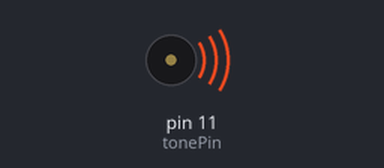
Simulated run of this sketch. Board: Arduino Nano, built with avr-gcc and run on an emulated ATmega328P. On the bench: buzzer (waves = sounding).

Above: at 0.1 s.
Timing chart, 0 to 40.0 s (numbered marks = the images above):
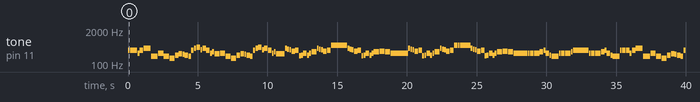

Measured:
- by itself, tone on pin 11 (tonePin): plays 330 Hz for 0.13 s, 330 Hz for 0.25 s, 330 Hz for 0.25 s, 262 Hz for 0.13 s, 330 Hz for 0.25 s, 392 Hz for 0.50 s … (147 notes in this stretch)

The sketch:

mario.ino
```cpp
#define B0  31
#define C1  33
#define CS1 35
#define D1  37
#define DS1 39
#define E1  41
#define F1  44
#define FS1 46
#define G1  49
#define GS1 52
#define A1  55
#define AS1 58
#define B1  62
#define C2  65
#define CS2 69
#define D2  73
#define DS2 78
#define E2  82
#define F2  87
#define FS2 93
#define G2  98
#define GS2 104
#define A2  110
#define AS2 117
#define B2  123
#define C3  131
#define CS3 139
#define D3  147
#define DS3 156
#define E3  165
#define F3  175
#define FS3 185
#define G3  196
#define GS3 208
#define A3  220
#define AS3 233
#define B3  247
#define C4  262
#define CS4 277
#define D4  294
#define DS4 311
#define E4  330
#define F4  349
#define FS4 370
#define G4  392
#define GS4 415
#define A4  440
#define AS4 466
#define B4  494
#define C5  523
#define CS5 554
#define D5  587
#define DS5 622
#define E5  659
#define F5  698
#define FS5 740
#define G5  784
#define GS5 831
#define A5  880
#define AS5 932
#define B5  988
#define C6  1047
#define CS6 1109
#define D6  1175
#define DS6 1245
#define E6  1319
#define F6  1397
#define FS6 1480
#define G6  1568
#define GS6 1661
#define A6  1760
#define AS6 1865
#define B6  1976
#define C7  2093
#define CS7 2217
#define D7  2349
#define DS7 2489
#define E7  2637
#define F7  2794
#define FS7 2960
#define G7  3136
#define GS7 3322
#define A7  3520
#define AS7 3729
#define B7  3951
#define C8  4186
#define CS8 4435
#define D8  4699
#define DS8 4978
int tonePin = 11;
int tones[] = {E4,E4,E4,C4,E4,G4,G3,C4,G3,E3,A3,B3,AS3,A3,G3,E4,G4,A4,F4,G4,E4,C4,D4,B3,C4,G3,E3,A3,B3,AS3,A3,G3,E4,G4,A4,F4,G4,E4,C4,D4,B3,G4,FS4,F4,DS4,E4,GS3,A3,C4,A3,C4,D4,G4,FS4,F4,DS4,E4,C5,C5,C5,G4,FS4,F4,DS4,E4,GS3,A3,C4,A3,C4,D4,DS4,D4,C4,G4,FS4,F4,DS4,E4,GS3,A3,C4,A3,C4,D4,G4,FS4,F4,DS4,E4,C5,C5,C5,G4,FS4,F4,DS4,E4,GS3,A3,C4,A3,C4,D4,DS4,D4,C4,C4,C4,C4,C4,D4,E4,C4,A3,G3,C4,C4,C4,C4,D4,E4,C4,C4,C4,C4,D4,E4,C4,A3,G3,E4,E4,E4,C4,E4,G4,G3,C4,G3,E3,A3,B3,AS3,A3,G3,E4,G4,A4,F4,G4,E4,C4,D4,B3,C4,G3,E3,A3,B3,AS3,A3,G3,E4,G4,A4,F4,G4,E4,C4,D4,B3,E4,C4,G3,GS3,A3,F4,F4,A3,B3,A4,A4,A4,G4,F4,E4,C4,A3,G3,E4,C4,G3,GS3,A3,F4,F4,A3,B3,F4,F4,F4,E4,D4,G3,E3,E3,C3,E4,C4,G3,GS3,A3,F4,F4,A3,B3,A4,A4,A4,G4,F4,E4,C4,A3,G3,E4,C4,G3,GS3,A3,F4,F4,A3,B3,F4,F4,F4,E4,D4,G3,E3,E3,C3,C4,C4,C4,C4,D4,E4,C4,A3,G3,C4,C4,C4,C4,D4,E4,E5,G5,E6,C6,D6,G6,C4,C4,C4,C4,D4,E4,C4,A3,G3,E4,E4,E4,C4,E4,G4,G3,E4,C4,G3,GS3,A3,F4,F4,A3,B3,A4,A4,A4,G4,F4,E4,C4,A3,G3,E4,C4,G3,GS3,A3,F4,F4,A3,B3,F4,F4,F4,E4,D4,G3,E3,E3,C3,E4,C4,G3,GS3,A3,F4,F4,A3,B3,A4,A4,A4,G4,F4,E4,C4,A3,G3,E4,C4,G3,GS3,A3,F4,F4,A3,B3,F4,F4,F4,E4,D4,G3,E3,E3,C3,C4,G3,E3,F3,B3,A3,F3,AS3,GS3,E3,D3,E3};
int delays[] = {125,250,250,125,250,500,500,375,375,375,250,250,125,250,167,167,167,250,125,250,250,125,125,375,375,375,375,250,250,125,250,167,167,167,250,125,250,250,125,125,625,125,125,125,250,250,125,125,250,125,125,375,125,125,125,250,250,250,125,750,125,125,125,250,250,125,125,250,125,125,375,375,375,1250,125,125,125,250,250,125,125,250,125,125,375,125,125,125,250,250,250,125,750,125,125,125,250,250,125,125,250,125,125,375,375,375,1000,125,250,250,125,250,125,250,125,500,125,250,250,125,125,1125,125,250,250,125,250,125,250,125,500,125,250,250,125,250,500,500,375,375,375,250,250,125,250,167,167,167,250,125,250,250,125,125,375,375,375,375,250,250,125,250,167,167,167,250,125,250,250,125,125,375,125,250,375,250,125,250,125,500,167,167,167,167,167,167,125,250,125,500,125,250,375,250,125,250,125,500,125,250,125,167,167,167,125,250,125,500,125,250,375,250,125,250,125,500,167,167,167,167,167,167,125,250,125,500,125,250,375,250,125,250,125,500,125,250,125,167,167,167,125,250,125,500,125,250,250,125,250,125,250,125,500,125,250,250,125,125,375,125,125,125,125,125,125,125,250,250,125,250,125,250,125,500,125,250,250,125,250,500,500,125,250,375,250,125,250,125,500,167,167,167,167,167,167,125,250,125,500,125,250,375,250,125,250,125,500,125,250,125,167,167,167,125,250,125,500,125,250,375,250,125,250,125,500,167,167,167,167,167,167,125,250,125,500,125,250,375,250,125,250,125,500,125,250,125,167,167,167,125,250,125,500,375,375,250,167,167,167,167,167,167,125,125,711};
double mod = 1;
void song() {
for(int i = 0; i < sizeof(delays)/sizeof(delays[0]); i++){
tone(tonePin, tones[i], delays[i]);
delay(delays[i]*mod + 25);}}
void setup() {}
void loop() {song();}
```
